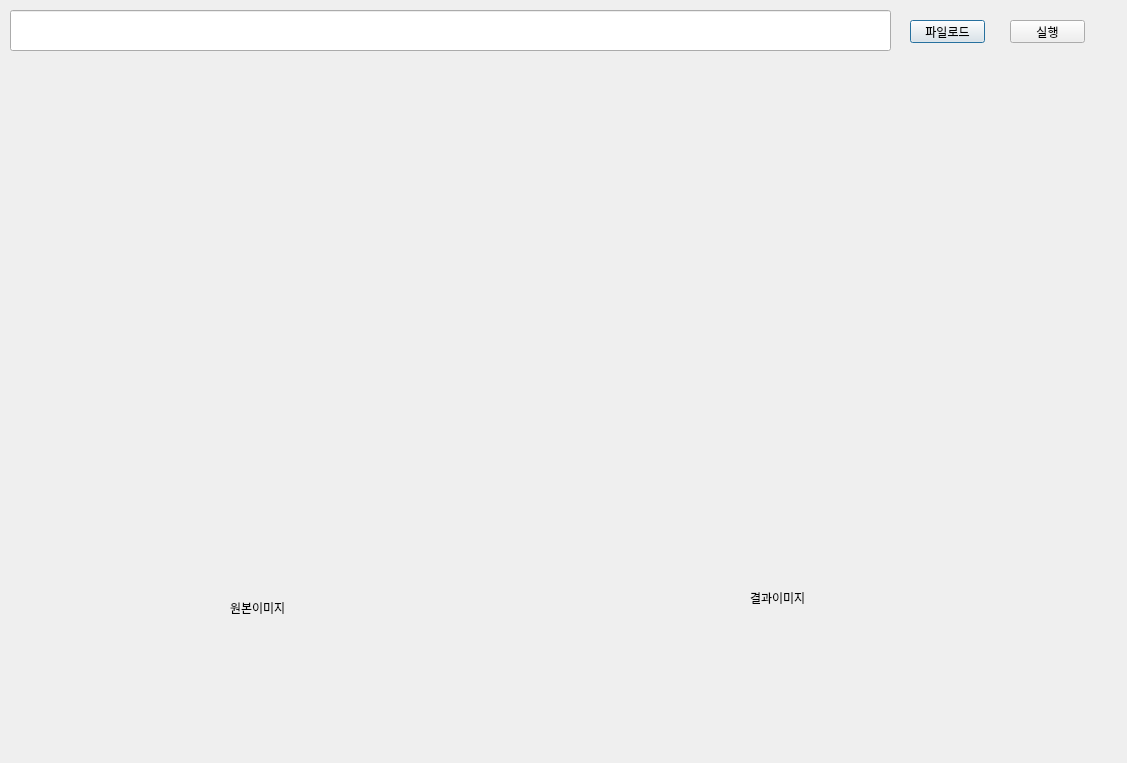
<?xml version="1.0" encoding="UTF-8"?>
<ui version="4.0">
 <class>Dialog</class>
 <widget class="QDialog" name="Dialog">
  <property name="geometry">
   <rect>
    <x>0</x>
    <y>0</y>
    <width>1127</width>
    <height>763</height>
   </rect>
  </property>
  <property name="windowTitle">
   <string>Dialog</string>
  </property>
  <widget class="QPushButton" name="loadBtn">
   <property name="geometry">
    <rect>
     <x>910</x>
     <y>20</y>
     <width>75</width>
     <height>23</height>
    </rect>
   </property>
   <property name="text">
    <string>파일로드</string>
   </property>
  </widget>
  <widget class="QPushButton" name="procBtn">
   <property name="geometry">
    <rect>
     <x>1010</x>
     <y>20</y>
     <width>75</width>
     <height>23</height>
    </rect>
   </property>
   <property name="text">
    <string>실행</string>
   </property>
  </widget>
  <widget class="QLabel" name="imgSrc">
   <property name="geometry">
    <rect>
     <x>10</x>
     <y>120</y>
     <width>500</width>
     <height>460</height>
    </rect>
   </property>
   <property name="text">
    <string/>
   </property>
  </widget>
  <widget class="QLabel" name="imgDst">
   <property name="geometry">
    <rect>
     <x>520</x>
     <y>120</y>
     <width>500</width>
     <height>460</height>
    </rect>
   </property>
   <property name="text">
    <string/>
   </property>
  </widget>
  <widget class="QLineEdit" name="filePath">
   <property name="geometry">
    <rect>
     <x>10</x>
     <y>10</y>
     <width>881</width>
     <height>41</height>
    </rect>
   </property>
  </widget>
  <widget class="QLabel" name="label">
   <property name="geometry">
    <rect>
     <x>230</x>
     <y>600</y>
     <width>191</width>
     <height>16</height>
    </rect>
   </property>
   <property name="text">
    <string>원본이미지</string>
   </property>
  </widget>
  <widget class="QLabel" name="label_2">
   <property name="geometry">
    <rect>
     <x>750</x>
     <y>590</y>
     <width>141</width>
     <height>16</height>
    </rect>
   </property>
   <property name="text">
    <string>결과이미지</string>
   </property>
  </widget>
 </widget>
 <resources/>
 <connections/>
</ui>
